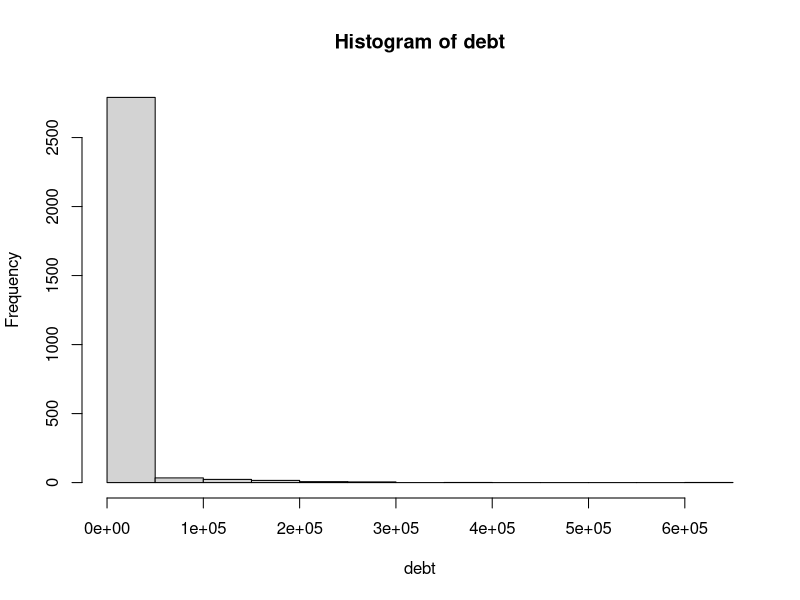
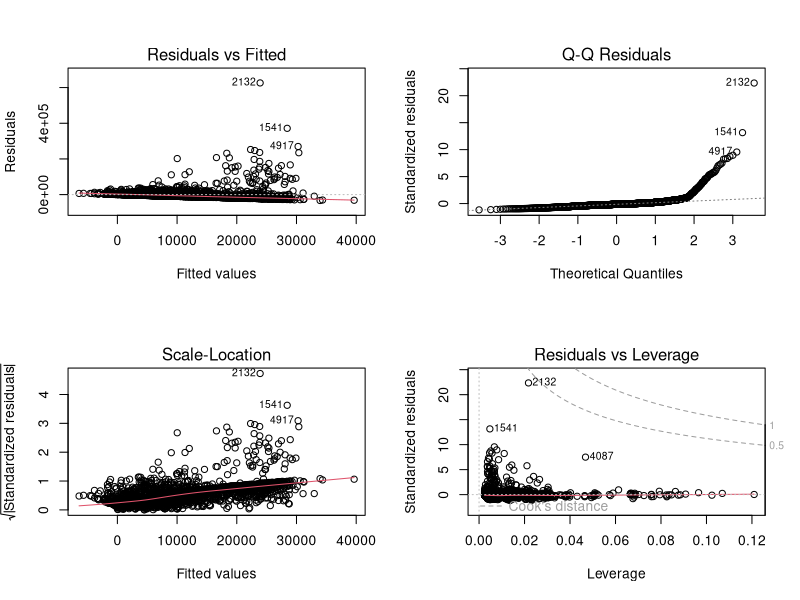
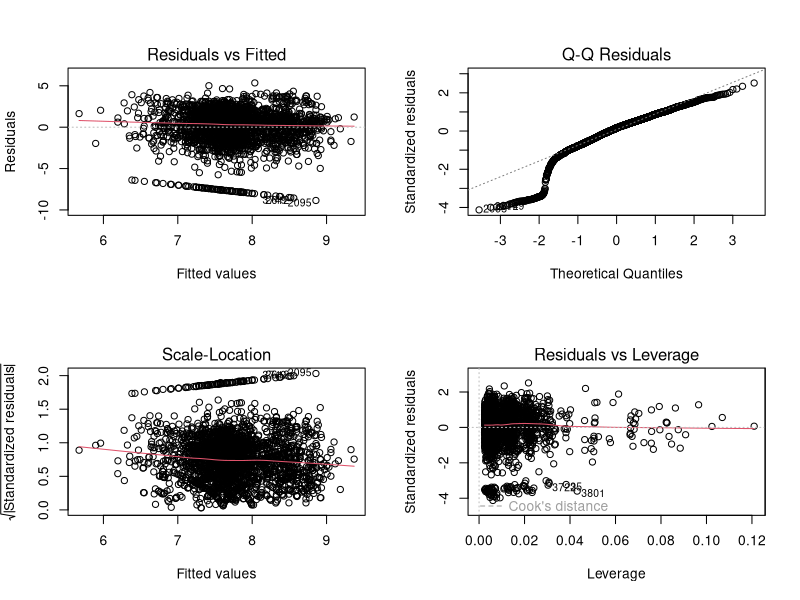

Source code (R) for these figures, in order:
## ---- chunk 1
d <- read.csv("ST447_Data.csv")
## ---- chunk 2
summary(d$W8QDEB2)
length(d$W8QDEB2)

# Remove NAs AND filter for non-negative values
debt <- d$W8QDEB2[!is.na(d$W8QDEB2) & d$W8QDEB2 >= 0]
summary(debt)
length(debt)
hist(debt)

## ---- chunk 3

print('marital status:')
sum(d$W8DMARSTAT < 0)  

print('employment:')
sum(d$W8DACTIVITYC < 0)

print('gender:')
sum(d$W8CMSEX < 0)

print('tenure:')
sum(d$W8TENURE < 0)

print('annual income:')
sum(d$W8NETA < 0)

print("ns-sec class:")
sum(d$W1nssecfam < 0)

print("ethnic group:")
sum(d$W1ethgrpYP < 0)

print("debt attitude:")
sum(d$W6DebtattYP < 0)

## ---- chunk 4
debt_valid <- d[d$W8QDEB2 >= 0, ]
cat("People with valid debt data:", nrow(debt_valid), "\n")

# Now add all your predictors
reg_data <- d[d$W8QDEB2 >= 0 & 
              d$W8DMARSTAT >= 0 & 
              d$W8DACTIVITYC >= 0 & 
              d$W8CMSEX >= 0 & 
              d$W8TENURE >= 0 &
              d$W1nssecfam >= 0 &
              d$W1ethgrpYP >= 0 &
              d$W6DebtattYP >= 0,]


cat("Final analysis sample:", nrow(reg_data), "\n")
cat("From 2,878 debt observations, you'd have:", nrow(reg_data), "\n")
cat("Percentage of debt sample retained:", 
    round(nrow(reg_data)/2878*100, 1), "%\n")
## ---- chunk 5
print('single:')
sum(reg_data$W8DMARSTAT == 1, na.rm=T)/2613 * 100 

print('employed:')
sum(reg_data$W8DACTIVITYC %in% c(1, 2), na.rm=T)/2613 * 100

print('male:')
sum(reg_data$W8CMSEX == 1, na.rm=T)/2613 * 100

print('own - outright:')
sum(reg_data$W8TENURE == 1, na.rm=T)/2613 * 100

print("higher managerial occupation:")
sum(reg_data$W1nssecfam == 1)/2613 * 100

print("white:")
sum(reg_data$W1ethgrpYP == 1)/2613 * 100

## ---- chunk 6
reg_data$employment <- NA
reg_data$employment[reg_data$W8DACTIVITYC %in% c(1, 2)] <- "Employed"
reg_data$employment[reg_data$W8DACTIVITYC %in% c(5, 6, 7)] <- "Education/Training"
reg_data$employment[reg_data$W8DACTIVITYC %in% c(3, 4)] <- "Not working"
reg_data$employment[reg_data$W8DACTIVITYC == 8] <- "Sick/Disabled"
reg_data$employment[reg_data$W8DACTIVITYC == 9] <- "Caring"

reg_data$employment <- factor(reg_data$employment)
reg_data$employment <- relevel(reg_data$employment, ref = "Employed")

## ---- chunk 7
reg_data$gender <- factor(reg_data$W8CMSEX,
                          levels = c(1, 2),
                          labels = c("Male", "Female"))

reg_data$tenure <- NA
reg_data$tenure[reg_data$W8TENURE == 1] <- "Own - Outright"
reg_data$tenure[reg_data$W8TENURE == 2] <- "Own - Mort or Loan"
reg_data$tenure[reg_data$W8TENURE == 3] <- "Part rent/mortgage"
reg_data$tenure[reg_data$W8TENURE == 4] <- "Rent"
reg_data$tenure[reg_data$W8TENURE == 5] <- "Rent Free (relatives/friends)"
reg_data$tenure[reg_data$W8TENURE %in% c(6,7)] <- "other"


reg_data$tenure <- factor(reg_data$tenure)
reg_data$tenure <- relevel(reg_data$tenure, ref = "Own - Outright")

## ---- chunk 8

reg_data$marital <- NA
reg_data$marital[reg_data$W8DMARSTAT == 1] <- "Single"
reg_data$marital[reg_data$W8DMARSTAT == 2] <- "Married"
reg_data$marital[reg_data$W8DMARSTAT == 3] <- "Separated but legally married"
reg_data$marital[reg_data$W8DMARSTAT %in% c(4,5)] <- "Previously Married"

reg_data$marital <- factor(reg_data$marital)
reg_data$marital <- relevel(reg_data$marital, ref = "Single")
## ---- chunk 9
reg_data$ns_sec <- NA
reg_data$ns_sec[reg_data$W1nssecfam == 1] <- "higher managerial occ"
reg_data$ns_sec[reg_data$W1nssecfam == 2] <- "lower managerial occ"
reg_data$ns_sec[reg_data$W1nssecfam == 3] <- "intermediate occ"
reg_data$ns_sec[reg_data$W1nssecfam == 4] <- "small employers"
reg_data$ns_sec[reg_data$W1nssecfam == 5] <- "lower supervisory"
reg_data$ns_sec[reg_data$W1nssecfam == 6] <- "semi-routine occ"
reg_data$ns_sec[reg_data$W1nssecfam == 7] <- "routine occ"
reg_data$ns_sec[reg_data$W1nssecfam == 8] <- "unemployed"

reg_data$ns_sec <- factor(reg_data$ns_sec)
reg_data$ns_sec <- relevel(reg_data$ns_sec, ref = "higher managerial occ")

## ---- chunk 10
reg_data$ethnicity <- NA
reg_data$ethnicity[reg_data$W1ethgrpYP == 1] <- "White"
reg_data$ethnicity[reg_data$W1ethgrpYP == 2] <- "Mixed"
reg_data$ethnicity[reg_data$W1ethgrpYP == 3] <- "Indian"
reg_data$ethnicity[reg_data$W1ethgrpYP == 4] <- "Pakistani"
reg_data$ethnicity[reg_data$W1ethgrpYP == 5] <- "Bangladeshi"
reg_data$ethnicity[reg_data$W1ethgrpYP %in% c(6,7)] <- "Black"
reg_data$ethnicity[reg_data$W1ethgrpYP == 8] <- "Other"

reg_data$ethnicity <- factor(reg_data$ethnicity)
reg_data$ethnicity <- relevel(reg_data$ethnicity, ref = "White")

## ---- chunk 11
model2 <- lm(W8QDEB2 ~ gender + marital + employment + tenure + ns_sec + ethnicity + W6DebtattYP, data = reg_data)
summary(model2)
## ---- chunk 12
reg_data$log_debt <- log(reg_data$W8QDEB2 + 1)
model3 <- lm(log_debt ~ gender + marital + employment + tenure + ns_sec + ethnicity + W6DebtattYP, data = reg_data)
summary(model3)
## ---- chunk 13
par(mfrow=c(2,2))
plot(model2)
## ---- chunk 14
par(mfrow=c(2,2))
plot(model3)
